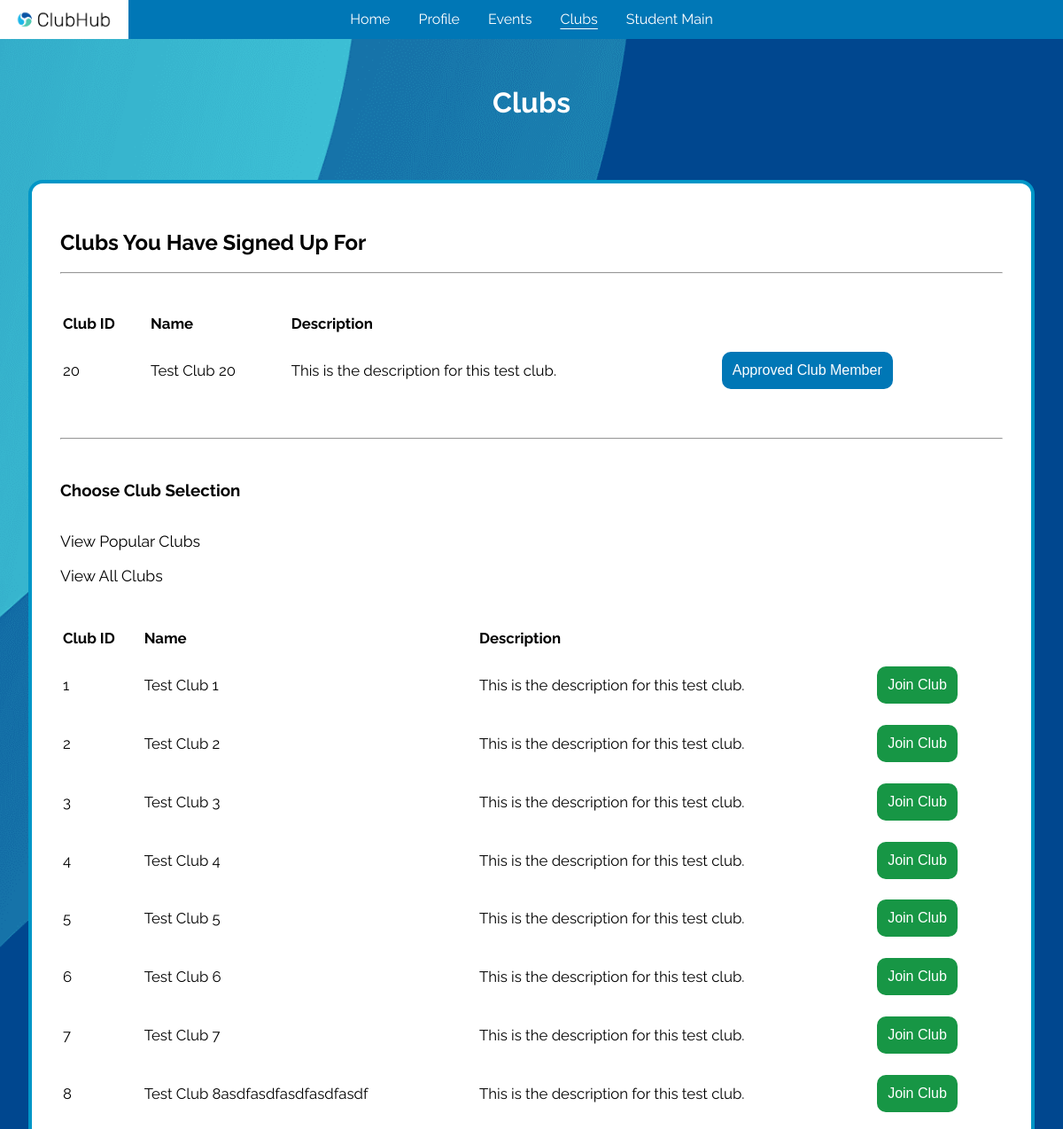
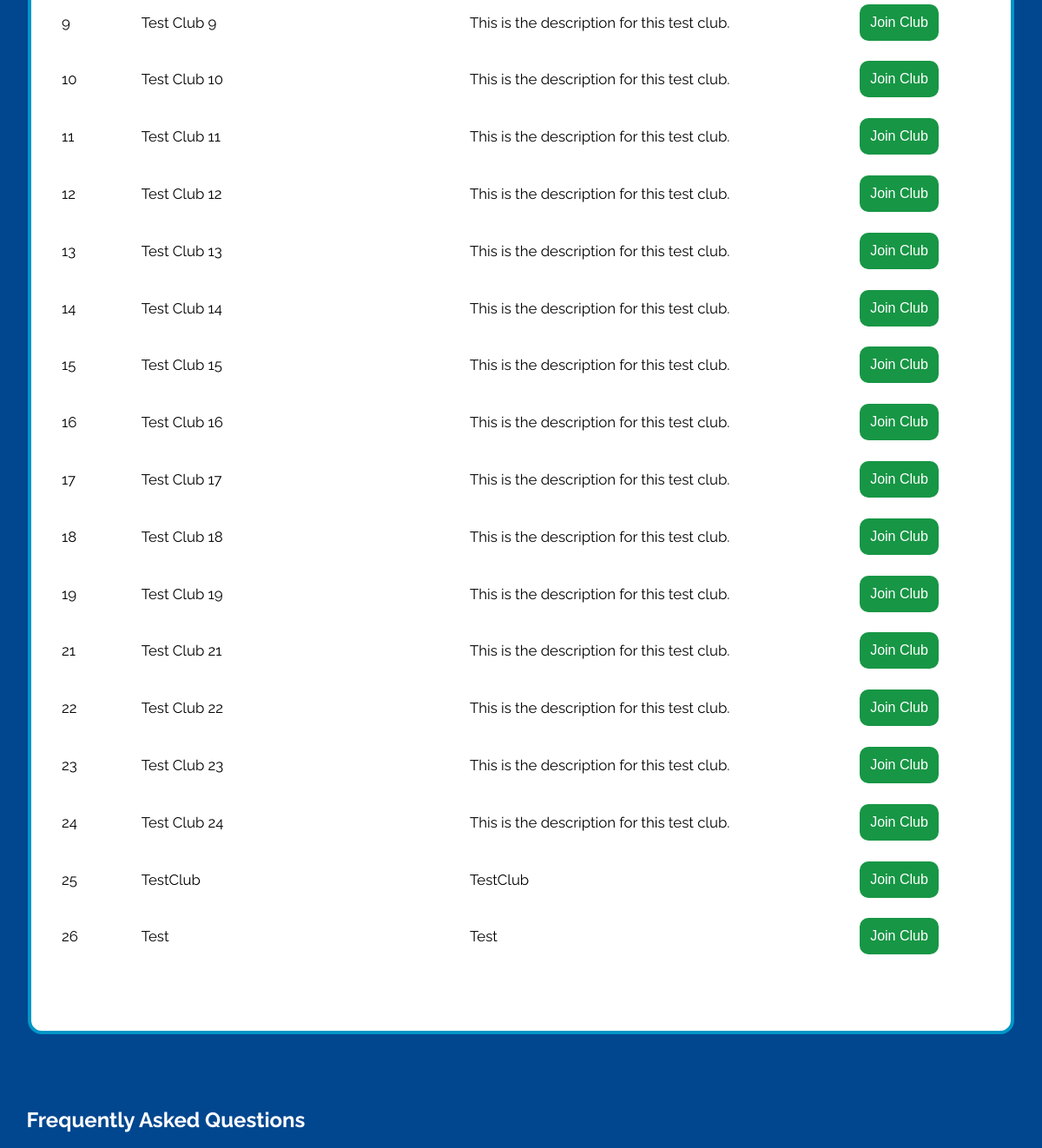
Page /clubs/ (signed in, upper part) on the earlier database version (2 pictures, top to bottom).
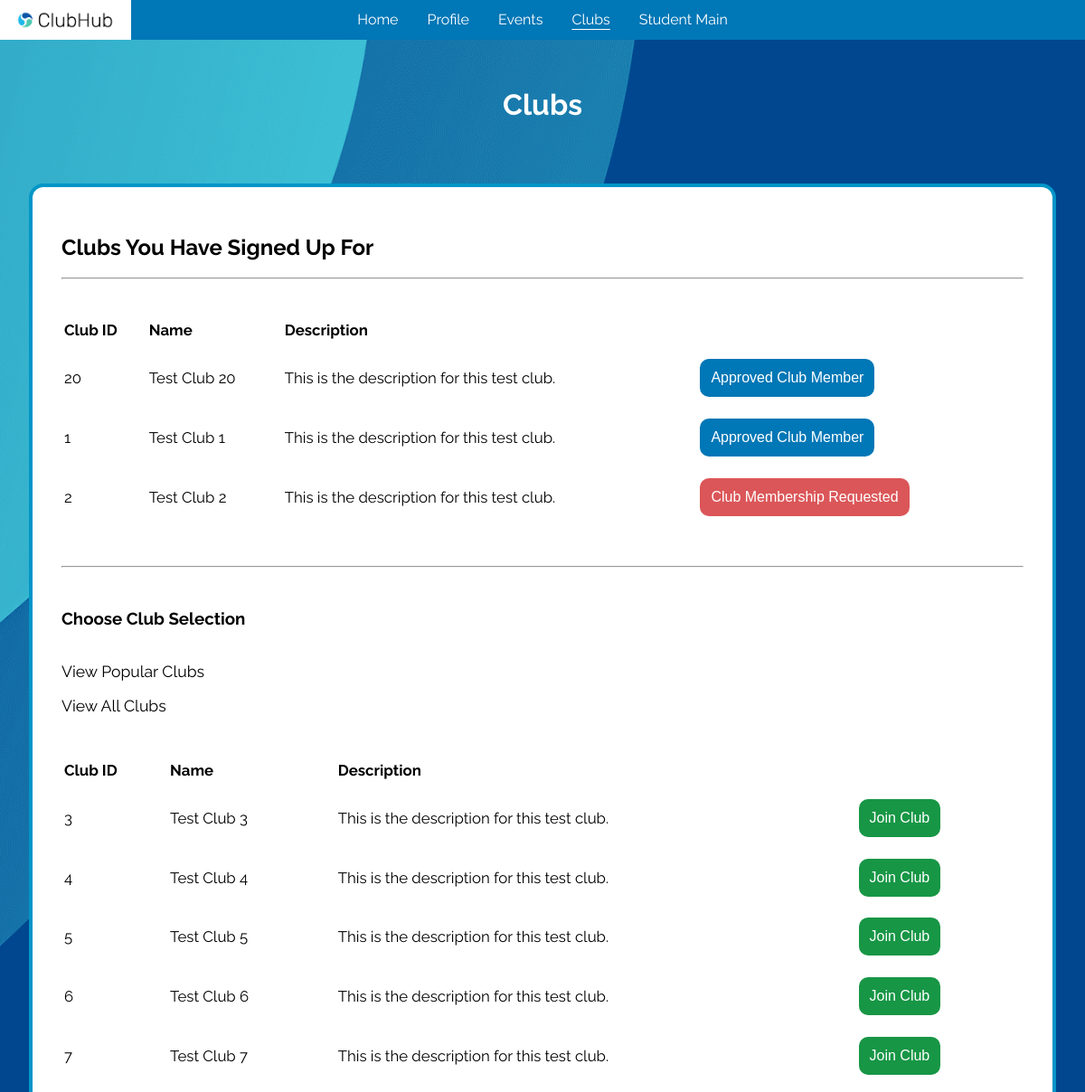
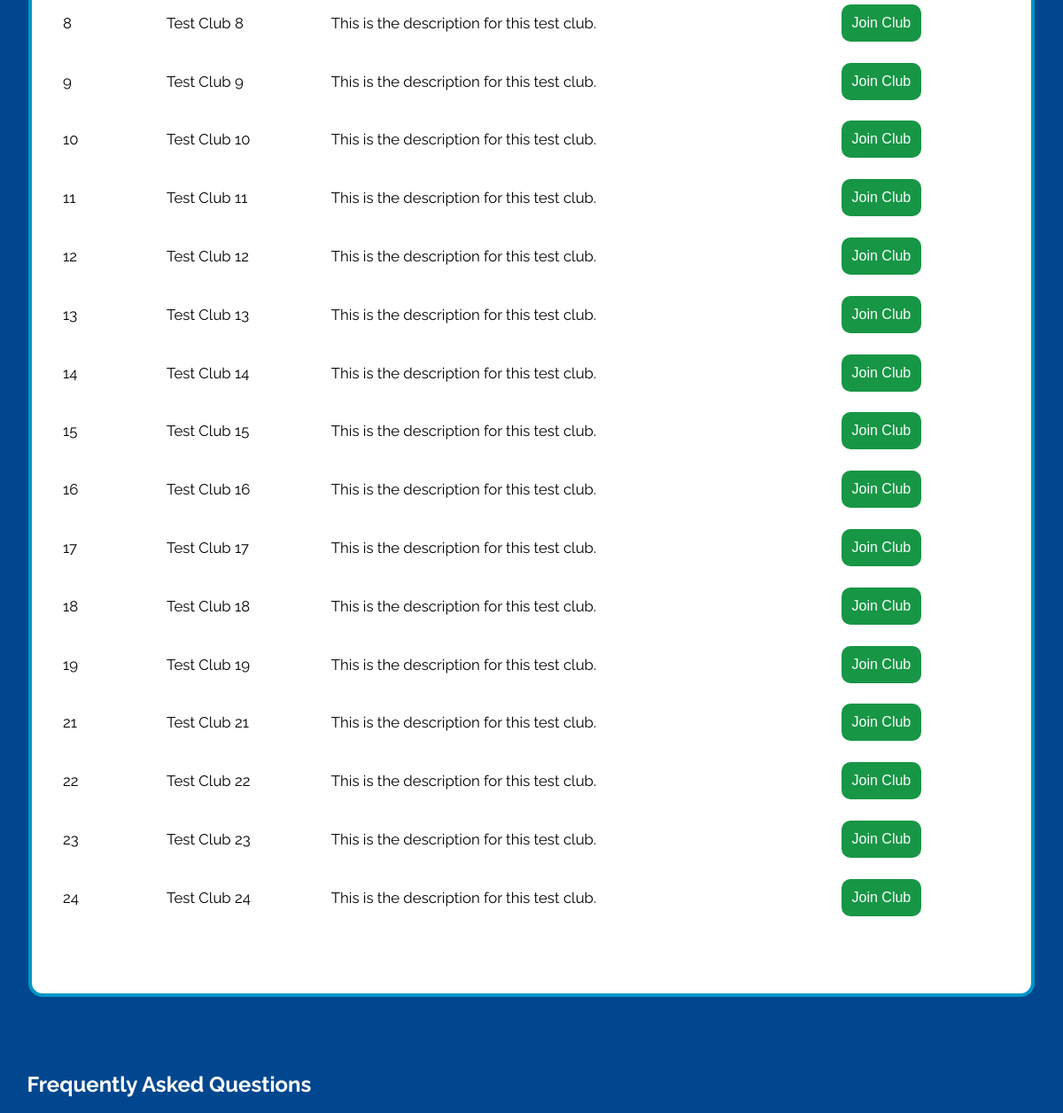
Same page on the later database version (2 pictures, top to bottom).
### tables this page shows
CREATE TABLE clubs (
    club_id             INTEGER         NOT NULL,
    club_name           TEXT            NOT NULL,
    club_description    TEXT            NOT NULL,
    creator             INTEGER         NOT NULL,
    validity            TEXT            NOT NULL CHECK (validity IN ('PENDING', 'APPROVED', 'REJECTED')) DEFAULT 'PENDING',
    created             DATETIME        NOT NULL DEFAULT CURRENT_TIMESTAMP,
    updated             DATETIME        NOT NULL DEFAULT CURRENT_TIMESTAMP,
    -----------------------------------------------------------------------
    PRIMARY KEY (club_id),
    FOREIGN KEY (creator) REFERENCES users(user_id)
);

### application/blueprints/clubs.py (the view)
@clubs.route("/")
def get_clubs():
    invalid = validate_student_perms(endpoint="/clubs")
    if invalid:
        return invalid
    selected: str | None = request.args.get("selected", None)
    clubs: list[Row] | None
    user_id: int = session["user-id"]
    registered: list[Row] | None = registered_clubs(user_id=user_id)
    unregistered: list[Row]
    if selected == "popular":
        unregistered = unregistered_clubs(user_id=user_id)[:5]
    else:
        unregistered = unregistered_clubs(user_id=user_id)
    return render_template(
        "html/student/clubs.html",
        unregistered=unregistered,
        registered=registered,
        selected_view=selected
    )

### application/__init__.py (called while the page is built)
@app.teardown_appcontext
def close_connection(_exception) -> None:
    db: Connection = getattr(g, "_database", None)
    if db is not None:
        db.close()

### application/util/authentication/page_access.py (called while the page is built)
def validate_access_perms(user_type: str, endpoint: str) -> str | None:
    if "user" not in session:
        error(errtype=Error.RESTRICTED_PAGE_LOGGED_OUT, endpoint=endpoint)
        return render_template("html/misc/home.html")
    current_user_type: str = session["user-type"]
    if current_user_type != user_type:
        errtype: Error = Error[f"RESTRICTED_PAGE_{user_type}"]
        error(errtype=errtype, endpoint=endpoint, user_type=current_user_type)
        return render_template("html/misc/home.html")
    return None

### application/util/db_functions/__init__.py (called while the page is built)
def get_db() -> Connection:
    db: Connection | None = getattr(g, "_database", None)
    if db is None:
        db: Connection = connect(DB_PATH)
        db.row_factory = Row
        g._database = db
    return db

### application/util/db_functions/clubs.py (called while the page is built)
def registered_clubs(user_id: int) -> list[Row] | None:
    return query_db(
        """
            SELECT *, cm.validity as membership_status FROM clubs
            INNER JOIN club_memberships cm USING (club_id)
            WHERE cm.user_id=?;
        """, user_id
    )

### application/templates/html/student/clubs.html (shortened to what this page needs)
{% extends "html/base/base.html" %}
{% block links %}
    <link rel="stylesheet" href="../../../static/css/clubs.css">
{% endblock %}
{% block header %}
    <header>
        <h1>Clubs</h1>
    </header>
{% endblock %}
{% block content %}
    <div id="main">
        <div class="table-container">
            <table>
                <h2>Clubs You Have Signed Up For</h2>
                <hr />
                <br />
                <thead>
                    <tr>
                        <th scope="col">Club ID</th>
                        <th scope="col">Name</th>
                        <th scope="col">Description</th>
                        <th scope="col"></th>
                    </tr>
                </thead>
                <tbody>
                    {% if registered %}
                        {% for club in registered %}
                            <tr>
                                <td>{{ club["club_id"] }}</td>
                                <td>{{ club["club_name"] }}</td>
                                <td>{{ club["club_description"] }}</td>
                                {% set validity = club["membership_status"] %}
                                <td>
                                    {% if validity == "PENDING" %}
                                        <button class="btn btn-requested" disabled>Club Membership Requested</button>
                                    {% elif validity == "APPROVED" %}
                                        <button class="btn btn-accepted" disabled>Approved Club Member</button>
                                    {% endif %}
                                </td>
                            </tr>
                        {% endfor %}
                    {% endif %}
                </tbody>
            </table>
            <hr />
            <div id="top">
                {% if selected_view == "popular" %}
                    <h3>Popular Clubs</h3>
                {% elif selected_view == "all" %}
                    <h3>All Clubs</h3>
                {% else %}
                    <h3>Choose Club Selection</h3>
                {% endif %}
                <a href="/clubs?selected=popular">View Popular Clubs</a>
                <a href="/clubs?selected=all">View All Clubs</a>
            </div>
            <table>
                <thead>
                    <tr>
                        <th scope="col">Club ID</th>
                        <th scope="col">Name</th>
                        <th scope="col">Description</th>
                        <th scope="col"></th>
                    </tr>
                </thead>
                <tbody>
                    {% if unregistered %}
                        {% for club in unregistered %}
                            <tr>
                                <td>{{ club["club_id"] }}</td>
                                <td>{{ club["club_name"] }}</td>
                                <td>{{ club["club_description"] }}</td>
                                {% set validity = club["validity"] %}
                                <td>
                                    <form action="/clubs/join?club_id={{ club["club_id"] }}&club_name={{ club["club_name"] }}" method="post">
                                        <button type="submit" class="btn btn-join">Join Club</button>
                                    </form>
                                </td>
                            </tr>
                        {% endfor %}
                    {% endif %}
                </tbody>
            </table>
        </div>
    </div>
    <div class="container">
        <h2>Frequently Asked Questions</h2>
    </div>
{% endblock %}

Differences in the rows shown:
no longer on this page (row edited): clubs: club_id "1", club_name "Test Club 1", club_description "This is the description for this test club."
no longer on this page (row edited): clubs: club_id "2", club_name "Test Club 2", club_description "This is the description for this test club."
removed clubs: club_id "25", club_name "TestClub", club_description "TestClub"
removed clubs: club_id "26", club_name "Test", club_description "Test"
changed clubs id 8: club_name "Test Club 8asdfasdfasdfasdfasdf" → "Test Club 8"
Other differences:
new list line: "1 Test Club 1 This is the description for this test club. Approved Club Member"
new list line: "2 Test Club 2 This is the description for this test club. Club Membership Requested"
